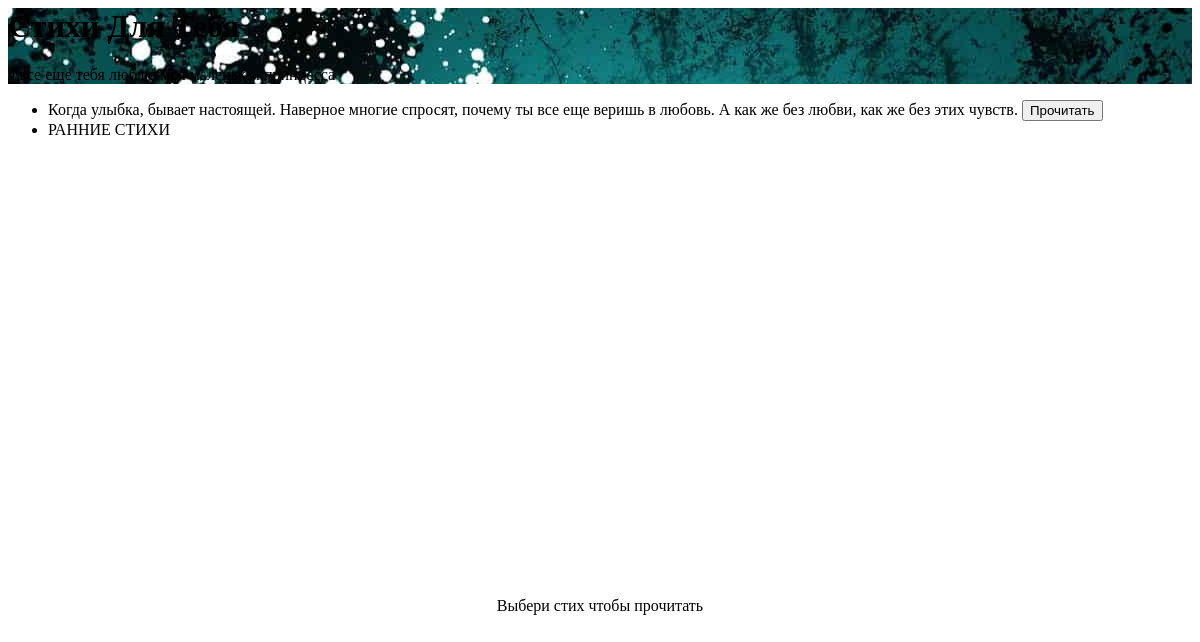
Before: /novel/1 with the older database file.
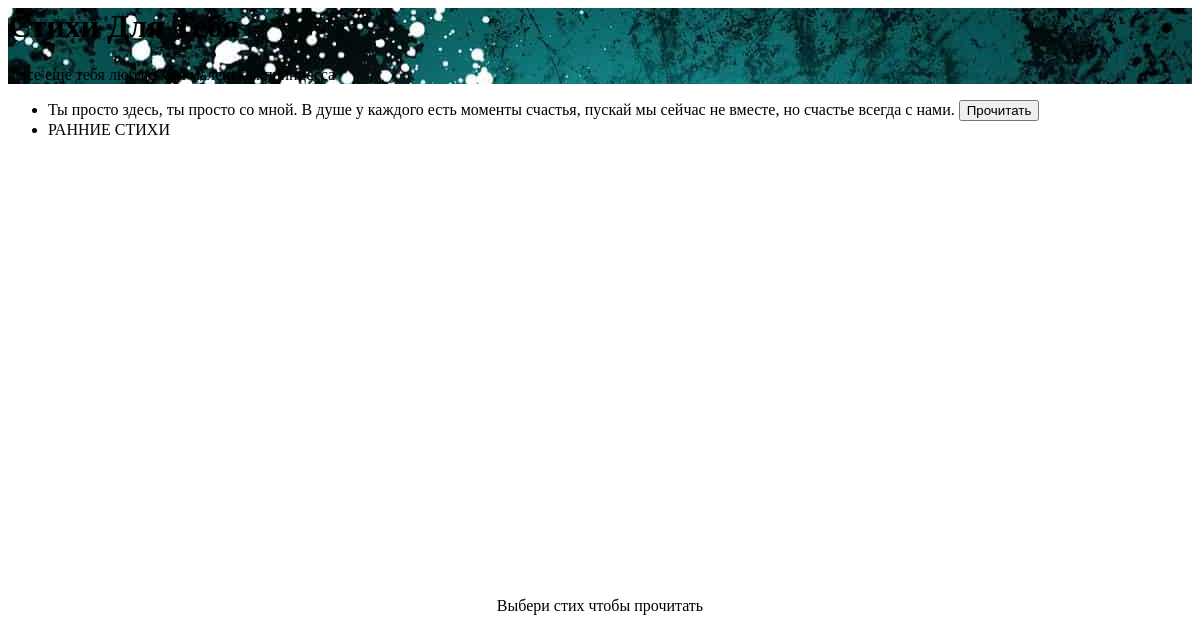
After: the same page with the newer database file.
### main.py (models this page shows)
class Novel(db.Model):
    __tablename__ = "novel"
    id = db.Column(db.Integer, primary_key=True)
    date = db.Column(db.String(10), nullable=False)
    title = db.Column(db.String(250), nullable=False)
    subtitle = db.Column(db.String(250), nullable=False)
    body = db.Column(db.String, nullable=False)
    img = db.Column(db.String)
    gif = db.Column(db.String)

### main.py (the view)
@app.route('/novel/<int:id>')
def get_novel_list(id=2):
    novels = db.session.query(Novel).order_by(db.desc(Novel.date)).all()
    btFade = False
    if id >= len(novels):
        id = len(novels)
        btFade = True
    return render_template('novelpage.html', novels=novels[:id],
                           datetime=datetime,
                           dt=dt,
                           btnFade=btFade)

### templates/novelpage.html (shortened to what this page needs)
        <header class="masthead"
                style="background-image: url({{ url_for('static', filename='assets/img-novel/main-novel.jpg') }});
                       margin-bottom: 0px;">
            <div class="container">
                <div class="row">
                    <div class="col-lg-8 col-md-10 mx-auto">
                        <div class="site-heading">
                            <h1>Стихи Для Тебя</h1>
                            <span class="subheading">я все еще тебя люблю моя маленькая принцесса</span>
                        </div>
                    </div>
                </div>
            </div>
        </header>
        <div class="novel-wrapper">
        <div class="main-novel">
           <ul>
        {% if novels %}
            {% for novel in novels %}
                 <li class="glide__slide" id="{{ novel.id }}">
                    <div class="glide__bg frame l_rotate" style="background-image: url({{ novel.gif }})">
                        <div class="glide__bgc">
                          <span class="oh fw-bold">{{ novel.title }}</span>
                          <span class="caption-novel">{{ novel.subtitle }}</span>
                            <button class="button-89">Прочитать</button>
                        </div>
                    </div>
                </li>
            {% endfor %}
        {% endif %}
               <li style="width: 245px; position: relative; height:300px;">
                   <div id="btn_novel_list" class="novel__btn novel__btn_icon" disabled="{{ btnFade }}">
                    РАННИЕ СТИХИ
                    </div>
               </li>
    </ul>
        </div>
            <div class="text-novel absolute">
                {% include 'templateNovel.html' %}
            </div>
    </div>

Changed rows visible on the page:
no longer on this page (row unchanged): Novel: title "Когда улыбка, бывает настоящей.", subtitle "Наверное многие спросят, почему ты все еще веришь в любовь. А как же без любви, как же без этих чувств."
added Novel: title "Ты просто здесь, ты просто со мной.", subtitle "В душе у каждого есть моменты счастья, пускай мы сейчас не вместе, но счастье всегда с нами."
